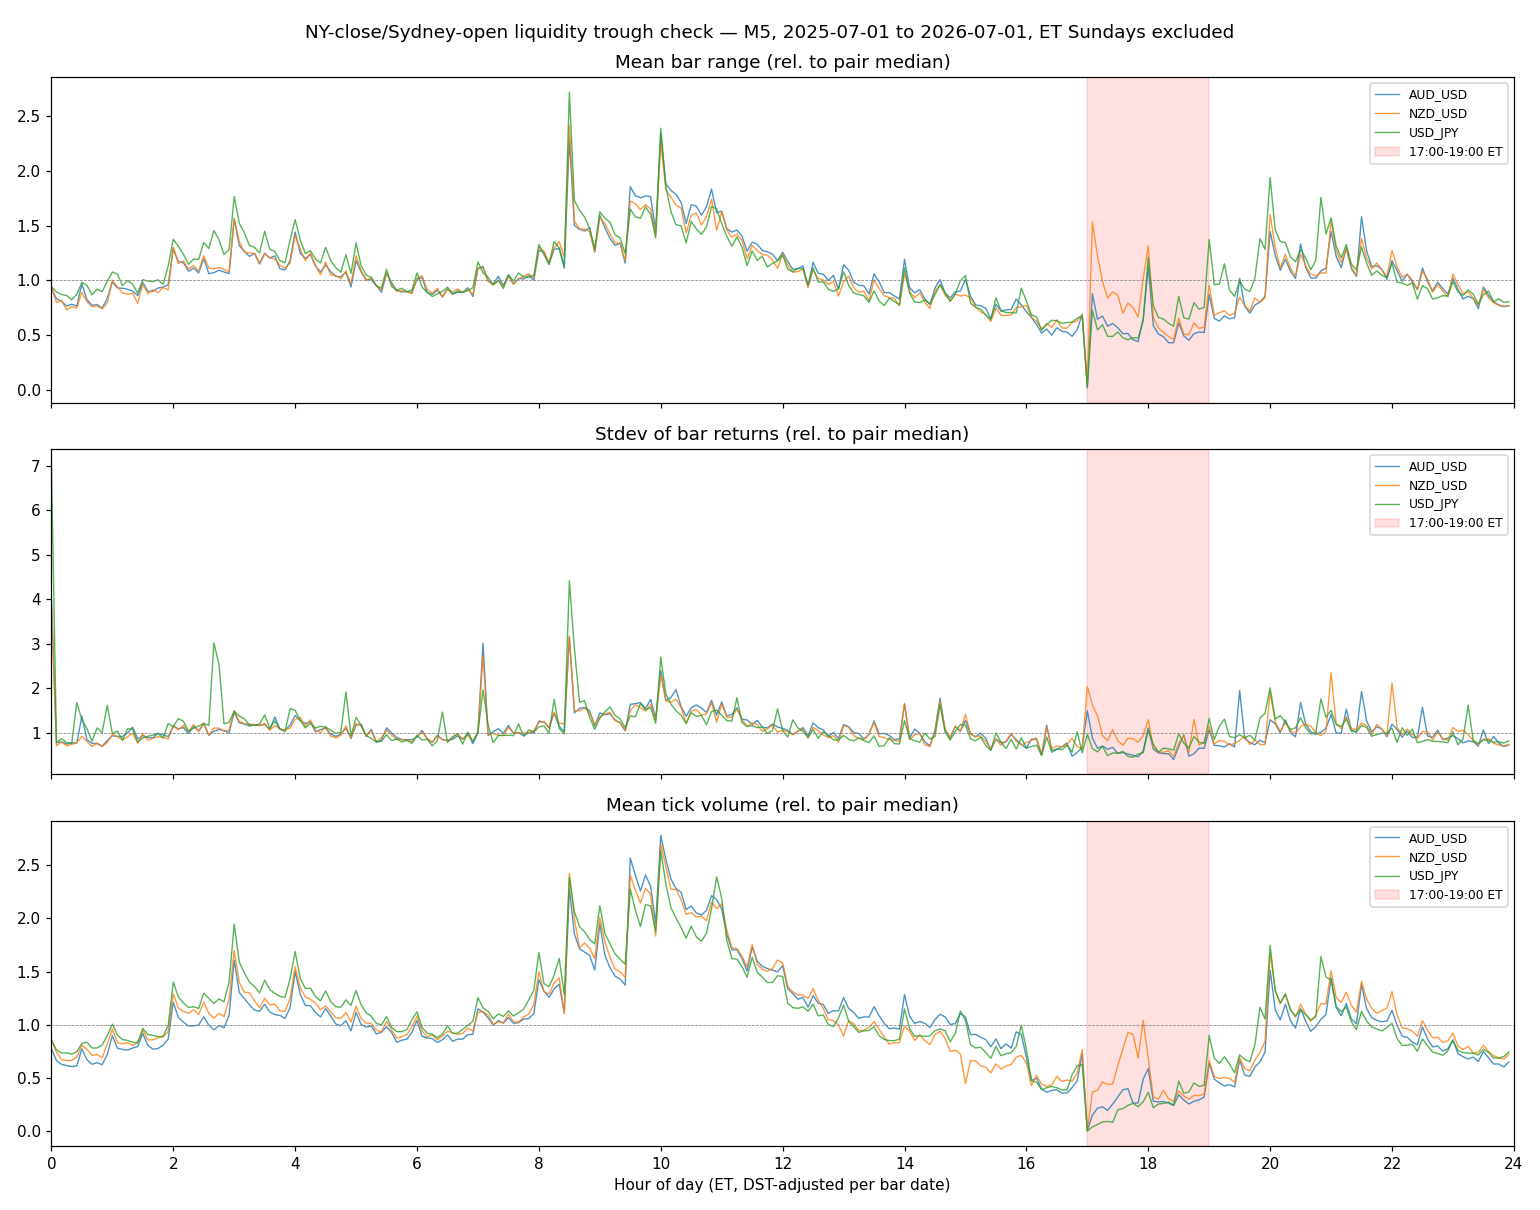

Write the Python code that produced this figure.
"""
NY-close / Sydney-open liquidity trough — cheap falsification check.

Pre-scoping triage (2026-07-03), NOT an active research line. Tests whether
the 17:00-19:00 ET FX liquidity trough shows a structural, cross-pair
range/volatility/activity anomaly on M5 bars. Data-analysis only: no entry
logic, no backtest, no sizing. Decision criteria per the handoff: visible
cross-pair dip/spike in the window vs neighboring hours = worth continuing;
flat or single-pair-only = dead, same-day kill.

Run: D:/rhyme/venv/Scripts/python.exe D:/rhyme/liquidity_trough_check.py
Output: liquidity_trough_check.png + console readout table.
"""
import numpy as np
import pandas as pd
import matplotlib
matplotlib.use("Agg")
import matplotlib.pyplot as plt
from datetime import datetime, timezone
from zoneinfo import ZoneInfo

from data import fetch_candles

PAIRS = ["AUD_USD", "NZD_USD", "USD_JPY"]
GRANULARITY = "M5"
# 12 months so both US DST transitions (Nov 2025, Mar 2026) are inside the
# window — a correct tz_convert must keep the 17:00 ET bucket aligned across
# both regimes, and the window is long enough to average single-event noise.
START = datetime(2025, 7, 1, tzinfo=timezone.utc)
END = datetime(2026, 7, 1, tzinfo=timezone.utc)
ET = ZoneInfo("America/New_York")  # IANA zone: exact per-date DST, no fixed offset

WINDOW = (17 * 60, 19 * 60)          # 17:00-19:00 ET, minutes-of-day
NEIGHBORS = [(15 * 60, 17 * 60), (19 * 60, 21 * 60)]


def pip_size(pair: str) -> float:
    return 0.01 if pair.endswith("JPY") else 0.0001


def bucket_stats(df: pd.DataFrame, pair: str) -> pd.DataFrame:
    """Per minute-of-day (ET) bucket: mean bar range (pips), stdev of
    bar-to-bar log returns, mean tick volume."""
    et_index = df.index.tz_convert(ET)
    df = df.copy()
    df["minute_of_day"] = et_index.hour * 60 + et_index.minute
    df["et_weekday"] = et_index.weekday  # 0=Mon .. 6=Sun
    # Exclude ET Sunday: the Sunday 17:00 Sydney open is the WEEKLY open
    # (gap over two closed days) — a different phenomenon than the daily
    # Mon-Thu rollover trough this idea is about.
    df = df[df["et_weekday"] != 6]
    df["range_pips"] = (df["high"] - df["low"]) / pip_size(pair)
    df["log_ret"] = np.log(df["close"]).diff()
    g = df.groupby("minute_of_day")
    out = pd.DataFrame({
        "mean_range_pips": g["range_pips"].mean(),
        "ret_stdev": g["log_ret"].std(),
        "mean_volume": g["volume"].mean(),
        "n_bars": g.size(),
    })
    return out


def window_mean(stats: pd.DataFrame, col: str, lo: int, hi: int) -> float:
    mask = (stats.index >= lo) & (stats.index < hi)
    return float(stats.loc[mask, col].mean())


def main():
    all_stats: dict[str, pd.DataFrame] = {}
    for pair in PAIRS:
        print(f"Fetching {pair} {GRANULARITY} {START.date()} -> {END.date()} ...")
        df = fetch_candles(pair, GRANULARITY, from_time=START, to_time=END)
        print(f"  {len(df)} bars")
        all_stats[pair] = bucket_stats(df, pair)

    metrics = [
        ("mean_range_pips", "Mean bar range (rel. to pair median)"),
        ("ret_stdev", "Stdev of bar returns (rel. to pair median)"),
        ("mean_volume", "Mean tick volume (rel. to pair median)"),
    ]

    fig, axes = plt.subplots(len(metrics), 1, figsize=(14, 11), sharex=True)
    hours = np.arange(0, 25, 2)
    for ax, (col, title) in zip(axes, metrics):
        for pair in PAIRS:
            s = all_stats[pair][col]
            ax.plot(s.index / 60, s / s.median(), label=pair, alpha=0.8, lw=0.9)
        ax.axvspan(17, 19, color="red", alpha=0.12, label="17:00-19:00 ET")
        ax.axhline(1.0, color="gray", lw=0.5, ls="--")
        ax.set_title(title)
        ax.set_xticks(hours)
        ax.set_xlim(0, 24)
        ax.legend(loc="upper right", fontsize=8)
    axes[-1].set_xlabel("Hour of day (ET, DST-adjusted per bar date)")
    fig.suptitle("NY-close/Sydney-open liquidity trough check — "
                 f"M5, {START.date()} to {END.date()}, ET Sundays excluded")
    fig.tight_layout()
    out_png = "liquidity_trough_check.png"
    fig.savefig(out_png, dpi=110)
    print(f"\nSaved {out_png}")

    # Readout table: window vs flanking 2h neighbors, per pair per metric
    print("\n=== 17:00-19:00 ET window vs neighbors (15-17 and 19-21 ET) ===")
    for col, _ in metrics:
        print(f"\n{col}:")
        print(f"{'pair':<10}{'window':>12}{'15-17':>12}{'19-21':>12}{'win/avg-nbr':>14}")
        for pair in PAIRS:
            st = all_stats[pair]
            w = window_mean(st, col, *WINDOW)
            n1 = window_mean(st, col, *NEIGHBORS[0])
            n2 = window_mean(st, col, *NEIGHBORS[1])
            ratio = w / ((n1 + n2) / 2)
            print(f"{pair:<10}{w:>12.4g}{n1:>12.4g}{n2:>12.4g}{ratio:>14.3f}")

    # Bar-count sanity: DST misalignment or a broken feed shows up here
    print("\nBar counts per bucket (sanity — should be roughly uniform "
          "across active hours):")
    for pair in PAIRS:
        st = all_stats[pair]
        w = window_mean(st, "n_bars", *WINDOW)
        day = st["n_bars"].median()
        print(f"  {pair}: window mean {w:.0f} bars/bucket vs day median "
              f"{day:.0f} ({w / day:.2f}x)")


if __name__ == "__main__":
    main()
